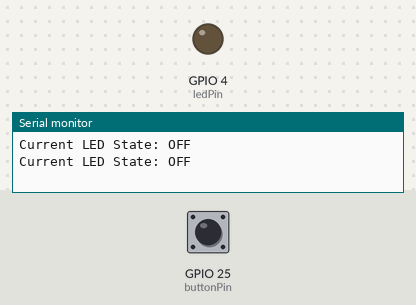
Recording of a program running on a simulated ESP32. Shown: output pins drawn as LEDs (lit = HIGH), the last lines printed to the serial monitor. The test bench sets the inputs (shaded band); at power-on: GPIO 25 (buttonPin) HIGH.

Above: at 1.2 s.
1.3 s: GPIO 25 (buttonPin) pulled LOW for 0.15 s
At 2.2 s:
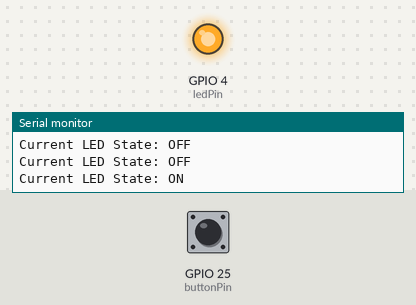
2.9 s: GPIO 25 (buttonPin) pulled LOW for 1 s
At 3.5 s:
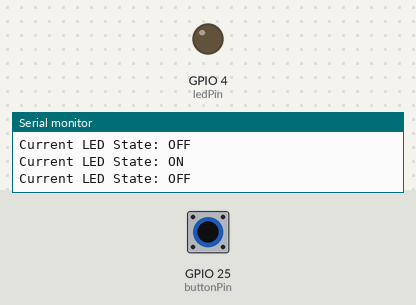
5.4 s: GPIO 25 (buttonPin) pulled LOW for 3.2 s
At 6.6 s:
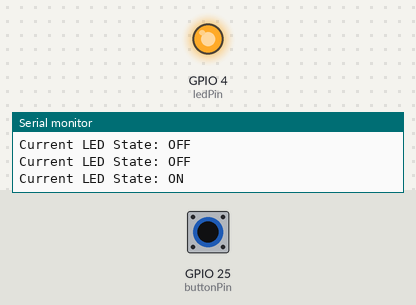
Timing chart, 0 to 8.4 s (numbered marks = the images above; inputs shaded):
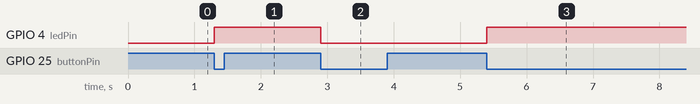

Measured:
- after the input at 1.3 s, GPIO 4 (ledPin): LOW → HIGH at once
- after the input at 2.9 s, GPIO 4 (ledPin): HIGH → LOW at once
- after the input at 5.4 s, GPIO 4 (ledPin): LOW → HIGH at once

The program:

main.cpp
```cpp
#include <Arduino.h>
/*
Name: Sarwat Fatima
Reg no.: 23-NTU-CS-1092
Class: BSCS-5-A
*/
const int buttonPin = 25;
const int ledPin = 4;
volatile bool ledState = LOW;
volatile unsigned long lastInterruptTime = 0;

void IRAM_ATTR handleButton() {
  unsigned long interruptTime = millis();
  // Debounce check (200ms threshold)
  if (interruptTime - lastInterruptTime > 200) {
    ledState = !ledState;  // Correct toggle operation
    digitalWrite(ledPin, ledState);
  }
  lastInterruptTime = interruptTime;
}

void setup() {
  pinMode(buttonPin, INPUT_PULLUP);
  pinMode(ledPin, OUTPUT);
  attachInterrupt(digitalPinToInterrupt(buttonPin), handleButton, FALLING);
  Serial.begin(115200);
}

void loop() {
  // Optional: Add non-critical tasks here
  Serial.print("Current LED State: ");
  Serial.println(ledState ? "ON" : "OFF");
  delay(1000);
}
```
